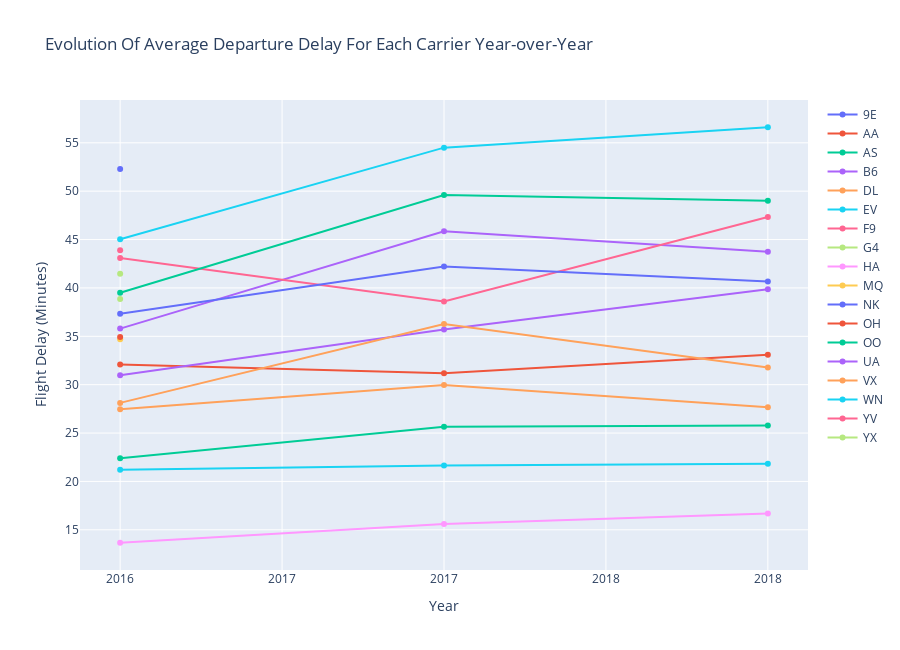

Write notebook code for a chart like this one.
### Code cell
traces = []
changePerCarrierMap = dict()
years = []

for i in range(len(averageDelayPerCarrier.toPandas()['Year'])):
    if not averageDelayPerCarrier.toPandas()['Year'][i] in years:
        years.append(averageDelayPerCarrier.toPandas()['Year'][i])

years.sort()
        
for i in range(len(averageDelayPerCarrier.toPandas()['OP_CARRIER'])):
    if not averageDelayPerCarrier.toPandas()['OP_CARRIER'][i] in changePerCarrierMap:
        changePerCarrierMap[averageDelayPerCarrier.toPandas()['OP_CARRIER'][i]] = []
        
    changePerCarrierMap[averageDelayPerCarrier.toPandas()['OP_CARRIER'][i]].append(averageDelayPerCarrier.toPandas()['AverageDelayPerCarrier'][i])
    
for key in changePerCarrierMap:
    traces.append(go.Scatter(
        y = changePerCarrierMap[key],
        x = years,
        mode = 'lines+markers',
        name = key))
                  
layout = dict(title = 'Evolution Of Average Departure Delay For Each Carrier Year-over-Year',
              xaxis= dict(title= 'Year',zeroline= False,tickformat='d'),
              yaxis= dict(title= 'Flight Delay (Minutes)',tickformat='d'),
              height= 650,
              width= 900
             )

fig = dict(data = traces, layout = layout)

pyo.iplot(fig)

### Figure 1 — Plotly figure (JSON) as saved in the notebook; plotly's stock layout.template omitted (floating-point values rounded to 4 significant figures)
{"data": [{"mode": "lines+markers", "name": "9E", "type": "scatter", "x": [2016, 2017, 2018], "y": [52.3]}, {"mode": "lines+markers", "name": "AA", "type": "scatter", "x": [2016, 2017, 2018], "y": [32.08, 31.19, 33.1]}, {"mode": "lines+markers", "name": "AS", "type": "scatter", "x": [2016, 2017, 2018], "y": [22.39, 25.65, 25.78]}, {"mode": "lines+markers", "name": "B6", "type": "scatter", "x": [2016, 2017, 2018], "y": [35.79, 45.86, 43.73]}, {"mode": "lines+markers", "name": "DL", "type": "scatter", "x": [2016, 2017, 2018], "y": [27.46, 29.96, 27.67]}, {"mode": "lines+markers", "name": "EV", "type": "scatter", "x": [2016, 2017, 2018], "y": [45.04, 54.5, 56.61]}, {"mode": "lines+markers", "name": "F9", "type": "scatter", "x": [2016, 2017, 2018], "y": [43.09, 38.61, 47.34]}, {"mode": "lines+markers", "name": "G4", "type": "scatter", "x": [2016, 2017, 2018], "y": [38.85]}, {"mode": "lines+markers", "name": "HA", "type": "scatter", "x": [2016, 2017, 2018], "y": [13.66, 15.61, 16.69]}, {"mode": "lines+markers", "name": "MQ", "type": "scatter", "x": [2016, 2017, 2018], "y": [34.7]}, {"mode": "lines+markers", "name": "NK", "type": "scatter", "x": [2016, 2017, 2018], "y": [37.34, 42.21, 40.67]}, {"mode": "lines+markers", "name": "OH", "type": "scatter", "x": [2016, 2017, 2018], "y": [34.93]}, {"mode": "lines+markers", "name": "OO", "type": "scatter", "x": [2016, 2017, 2018], "y": [39.5, 49.6, 49.01]}, {"mode": "lines+markers", "name": "UA", "type": "scatter", "x": [2016, 2017, 2018], "y": [30.97, 35.7, 39.86]}, {"mode": "lines+markers", "name": "VX", "type": "scatter", "x": [2016, 2017, 2018], "y": [28.12, 36.27, 31.78]}, {"mode": "lines+markers", "name": "WN", "type": "scatter", "x": [2016, 2017, 2018], "y": [21.2, 21.66, 21.83]}, {"mode": "lines+markers", "name": "YV", "type": "scatter", "x": [2016, 2017, 2018], "y": [43.89]}, {"mode": "lines+markers", "name": "YX", "type": "scatter", "x": [2016, 2017, 2018], "y": [41.46]}], "layout": {"height": 650, "title": {"text": "Evolution Of Average Departure Delay For Each Carrier Year-over-Year"}, "width": 900, "xaxis": {"tickformat": "d", "title": {"text": "Year"}, "zeroline": false}, "yaxis": {"tickformat": "d", "title": {"text": "Flight Delay (Minutes)"}}}}
